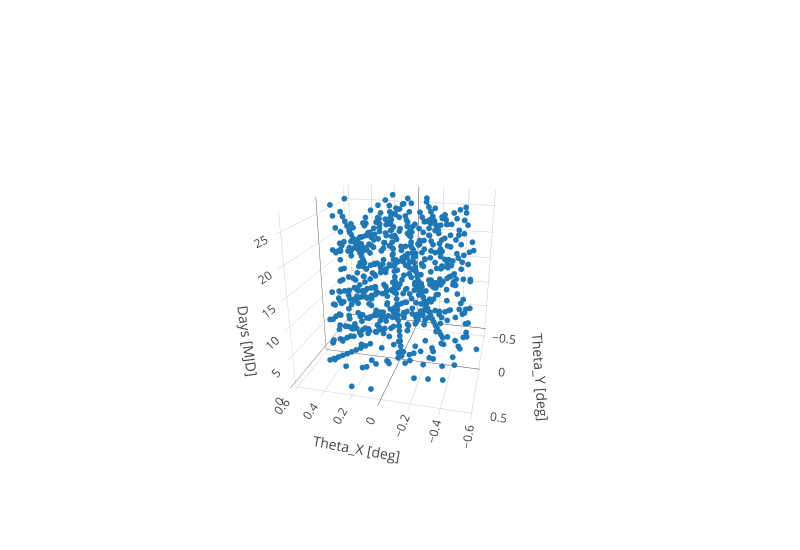

Notebook cell for this chart:
### Code cell
plotRascals3D(rascals_df)

### Figure 1 — Plotly figure (JSON) as saved in the notebook; plotly's stock layout.template omitted (floating-point values rounded to 4 significant figures; data arrays with more than 128 entries replaced by an {"elided": "..."} marker saying what was removed)
{"data": [{"marker": {"size": 2}, "mode": "markers", "type": "scatter3d", "uid": "9d0514", "x": {"elided": "618 float values"}, "y": {"elided": "618 float values"}, "z": {"elided": "618 int values"}}], "layout": {"autosize": false, "height": 550, "scene": {"aspectratio": {"x": 1, "y": 1, "z": 1}, "camera": {"center": {"x": 0, "y": 0, "z": 0}, "eye": {"x": -0.5979, "y": 2.393, "z": 0.9533}, "up": {"x": 0, "y": 0, "z": 1}}, "xaxis": {"title": "Theta_X [deg]", "type": "linear"}, "yaxis": {"title": "Theta_Y [deg]", "type": "linear"}, "zaxis": {"title": "Days [MJD]", "type": "linear"}}, "title": "", "width": 800}}
